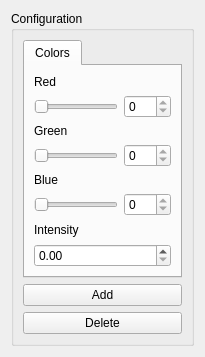
                      <widget class="QWidget" name="tab_12">
                       <attribute name="title">
                        <string>Directional Lights</string>
                       </attribute>
                       <layout class="QVBoxLayout" name="verticalLayout_28">
                        <item>
                         <layout class="QVBoxLayout" name="verticalLayout_27">
                          <item>
                           <widget class="QGroupBox" name="groupBox_10">
                            <property name="sizePolicy">
                             <sizepolicy hsizetype="Expanding" vsizetype="Maximum">
                              <horstretch>0</horstretch>
                              <verstretch>0</verstretch>
                             </sizepolicy>
                            </property>
                            <property name="focusPolicy">
                             <enum>Qt::FocusPolicy::NoFocus</enum>
                            </property>
                            <property name="acceptDrops">
                             <bool>false</bool>
                            </property>
                            <property name="autoFillBackground">
                             <bool>false</bool>
                            </property>
                            <property name="title">
                             <string>Configuration</string>
                            </property>
                            <property name="flat">
                             <bool>false</bool>
                            </property>
                            <property name="checkable">
                             <bool>false</bool>
                            </property>
                            <property name="checked">
                             <bool>false</bool>
                            </property>
                            <layout class="QVBoxLayout" name="verticalLayout_24">
                             <item>
                              <widget class="QTabWidget" name="tabWidget_6">
                               <property name="sizePolicy">
                                <sizepolicy hsizetype="Maximum" vsizetype="Maximum">
                                 <horstretch>0</horstretch>
                                 <verstretch>0</verstretch>
                                </sizepolicy>
                               </property>
                               <property name="currentIndex">
                                <number>0</number>
                               </property>
                               <property name="documentMode">
                                <bool>false</bool>
                               </property>
                               <property name="tabsClosable">
                                <bool>false</bool>
                               </property>
                               <property name="tabBarAutoHide">
                                <bool>false</bool>
                               </property>
                               <widget class="QWidget" name="tab_13">
                                <attribute name="title">
                                 <string>Colors</string>
                                </attribute>
                                <layout class="QVBoxLayout" name="verticalLayout_26">
                                 <item>
                                  <layout class="QGridLayout" name="gridLayout_21">
                                   <item row="3" column="0">
                                    <widget class="QLabel" name="label_13">
                                     <property name="text">
                                      <string>Red</string>
                                     </property>
                                    </widget>
                                   </item>
                                   <item row="8" column="1">
                                    <widget class="QSpinBox" name="spinbox_renderer_lighting_DirectionalLights_colors_blue">
                                     <property name="readOnly">
                                      <bool>true</bool>
                                     </property>
                                     <property name="maximum">
                                      <number>255</number>
                                     </property>
                                    </widget>
                                   </item>
                                   <item row="5" column="0">
                                    <widget class="QLabel" name="label_14">
                                     <property name="text">
                                      <string>Green</string>
                                     </property>
                                    </widget>
                                   </item>
                                   <item row="8" column="0">
                                    <widget class="QSlider" name="hslider_renderer_lighting_DirectionalLights_colors_blue">
                                     <property name="sizePolicy">
                                      <sizepolicy hsizetype="Maximum" vsizetype="Maximum">
                                       <horstretch>0</horstretch>
                                       <verstretch>0</verstretch>
                                      </sizepolicy>
                                     </property>
                                     <property name="maximum">
                                      <number>255</number>
                                     </property>
                                     <property name="orientation">
                                      <enum>Qt::Orientation::Horizontal</enum>
                                     </property>
                                    </widget>
                                   </item>
                                   <item row="6" column="0">
                                    <widget class="QSlider" name="hslider_renderer_lighting_DirectionalLights_colors_green">
                                     <property name="sizePolicy">
                                      <sizepolicy hsizetype="Maximum" vsizetype="Maximum">
                                       <horstretch>0</horstretch>
                                       <verstretch>0</verstretch>
                                      </sizepolicy>
                                     </property>
                                     <property name="maximum">
                                      <number>255</number>
                                     </property>
                                     <property name="orientation">
                                      <enum>Qt::Orientation::Horizontal</enum>
                                     </property>
                                    </widget>
                                   </item>
                                   <item row="4" column="1">
                                    <widget class="QSpinBox" name="spinbox_renderer_lighting_DirectionalLight_colors_red">
                                     <property name="readOnly">
                                      <bool>true</bool>
                                     </property>
                                     <property name="maximum">
                                      <number>255</number>
                                     </property>
                                    </widget>
                                   </item>
                                   <item row="6" column="1">
                                    <widget class="QSpinBox" name="spinbox_renderer_lighting_DirectionalLights_colors_green">
                                     <property name="readOnly">
                                      <bool>true</bool>
                                     </property>
                                     <property name="maximum">
                                      <number>255</number>
                                     </property>
                                    </widget>
                                   </item>
                                   <item row="4" column="0">
                                    <widget class="QSlider" name="hslider_renderer_lighting_DirectionalLights_colors_red">
                                     <property name="sizePolicy">
                                      <sizepolicy hsizetype="Maximum" vsizetype="Maximum">
                                       <horstretch>0</horstretch>
                                       <verstretch>0</verstretch>
                                      </sizepolicy>
                                     </property>
                                     <property name="maximum">
                                      <number>255</number>
                                     </property>
                                     <property name="value">
                                      <number>0</number>
                                     </property>
                                     <property name="orientation">
                                      <enum>Qt::Orientation::Horizontal</enum>
                                     </property>
                                    </widget>
                                   </item>
                                   <item row="7" column="0">
                                    <widget class="QLabel" name="label_15">
                                     <property name="text">
                                      <string>Blue</string>
                                     </property>
                                    </widget>
                                   </item>
                                  </layout>
                                 </item>
                                 <item>
                                  <widget class="QLabel" name="label_17">
                                   <property name="text">
                                    <string>Intensity</string>
                                   </property>
                                  </widget>
                                 </item>
                                 <item>
                                  <widget class="QDoubleSpinBox" name="dspinbox_renderer_lighting_DirectionalLights_intensity"/>
                                 </item>
                                </layout>
                               </widget>
                              </widget>
                             </item>
                             <item>
                              <widget class="QPushButton" name="button_renderer_lighting_DirectionalLights_add">
                               <property name="text">
                                <string>Add</string>
                               </property>
                              </widget>
                             </item>
                             <item>
                              <widget class="QPushButton" name="button_renderer_lighting_DirectionalLights_delete">
                               <property name="text">
                                <string>Delete</string>
                               </property>
                              </widget>
                             </item>
                            </layout>
                           </widget>
                          </item>
                         </layout>
                        </item>
                       </layout>
                      </widget>
